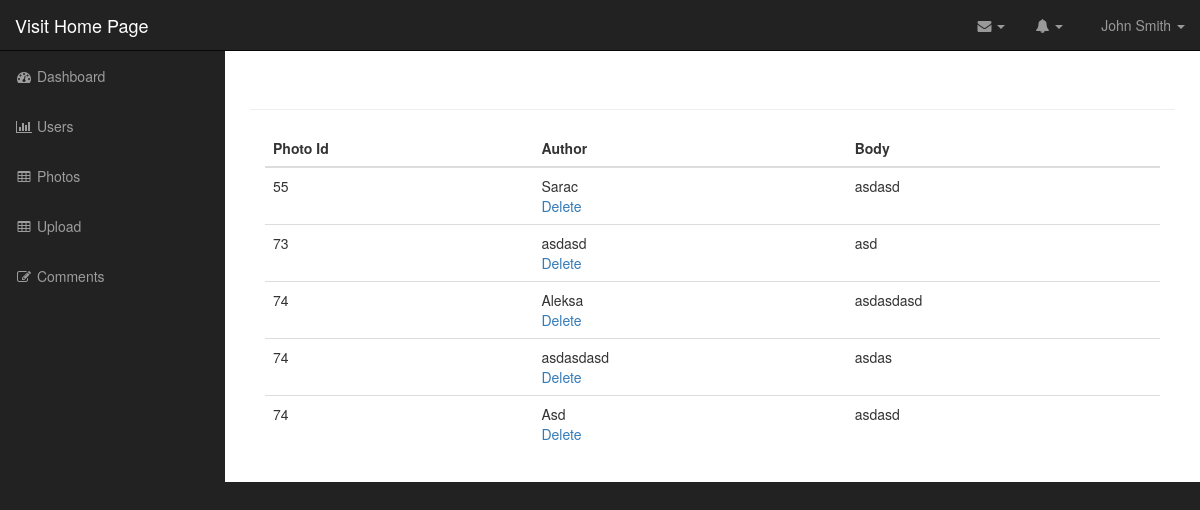
/admin/comments.php (signed in), run on the app's committed database.
### tables this page shows
CREATE TABLE IF NOT EXISTS `comments` (
  `id` int(11) NOT NULL AUTO_INCREMENT,
  `photo_id` int(11) NOT NULL,
  `author` varchar(255) NOT NULL,
  `body` text NOT NULL,
  PRIMARY KEY (`id`),
  KEY `photo_id` (`photo_id`)
);

### admin/includes/database.php (called while the page is built, shortened)
<?php
class Database {
public $connection;
public function open_db_connection(){
$this->connection= new mysqli(DB_HOST,DB_user,DB_PASS,DB_NAME);
}
public function query($sql){
$result=$this->connection->query($sql);
return $result;
}
}
$database=new Database();
?>

### admin/includes/db_object.php (called while the page is built, shortened)
<?php
class Db_Object{
protected static $db_table = "users";
public static function Find_All(){
return static::Find_By_Query("SELECT * FROM ". static::$db_table. " ");
}
public static function Find_By_Query($sql){
global $database;
$result_set = $database->query($sql);
$the_object_array = array();
while($row=mysqli_fetch_array($result_set))
{
    $the_object_array[] = static::Instantation($row);
}
return $the_object_array;
}
public static function Instantation($found_user)
{
    $objekat= new $calling_class;
    foreach($found_user as $key => $value){
        if($objekat->Has_The_Attribute($key)){
         $objekat->$key=$value;
        }
    }
    return $objekat;
}
private function Has_The_Attribute($atribut){
    $object_properties = get_object_vars($this);
    return array_key_exists($atribut,$object_properties);
 }
}
?>

### admin/comments.php (the view, shortened to what this page needs)
<?php include("includes/header.php"); ?>
<?php
$comments=Comment::Find_All();
?>
        <nav class="navbar navbar-inverse navbar-fixed-top" role="navigation">
           <?PHP include("includes/top_nav.php")?>
           <?PHP include("includes/side_nav.php")?>
        </nav>
        <div id="page-wrapper">
    <div class="container-fluid">
                <div class="row">
                    <div class="col-lg-12">
                        <h1 class="page-header">
                        </h1>
                        <div class="col-md-12">
                        <table class="table table-hover">
                            <thead>
                                <tr>
                                    <th>Photo Id</th>
                                    <th>Author</th>
                                    <th>Body</th>
                                </tr>
                            </thead>
                            <tbody>
                                <?php foreach($comments as $comment) : ?>
                               <tr>
                                    <td><?php echo $comment->photo_id; ?></td>
                                    <td><?php echo $comment->author; ?>
                                    <div class="action_links">
                                    <a href="delete_comment.php?id=<?php echo $comment->id;?>"> Delete </a>
                                    </div>
                                </td>
                                    <td><?php echo $comment->body; ?></td>
                                </tr>
                                <?php endforeach; ?>
                            </tbody>
                        </table>
                    </div>
                </div>
            </div>
        </div>
  <?php include("includes/footer.php"); ?>

### admin/css/sb-admin.css (style rules this page uses)
body { margin-top: 100px; background-color: #222; }
@media (min-width:768px) { body { margin-top: 50px; } }
#page-wrapper { width: 100%; padding: 0; background-color: #fff; }
@media (min-width:768px) { #page-wrapper { padding: 10px; } }

### data on the page
comments: photo "55", author "Sarac", body "asdasd"
comments: photo "73", author "asdasd", body "asd"
comments: photo "74", author "Aleksa", body "asdasdasd"
comments: photo "74", author "asdasdasd", body "asdas"
comments: photo "74", author "Asd", body "asdasd"
